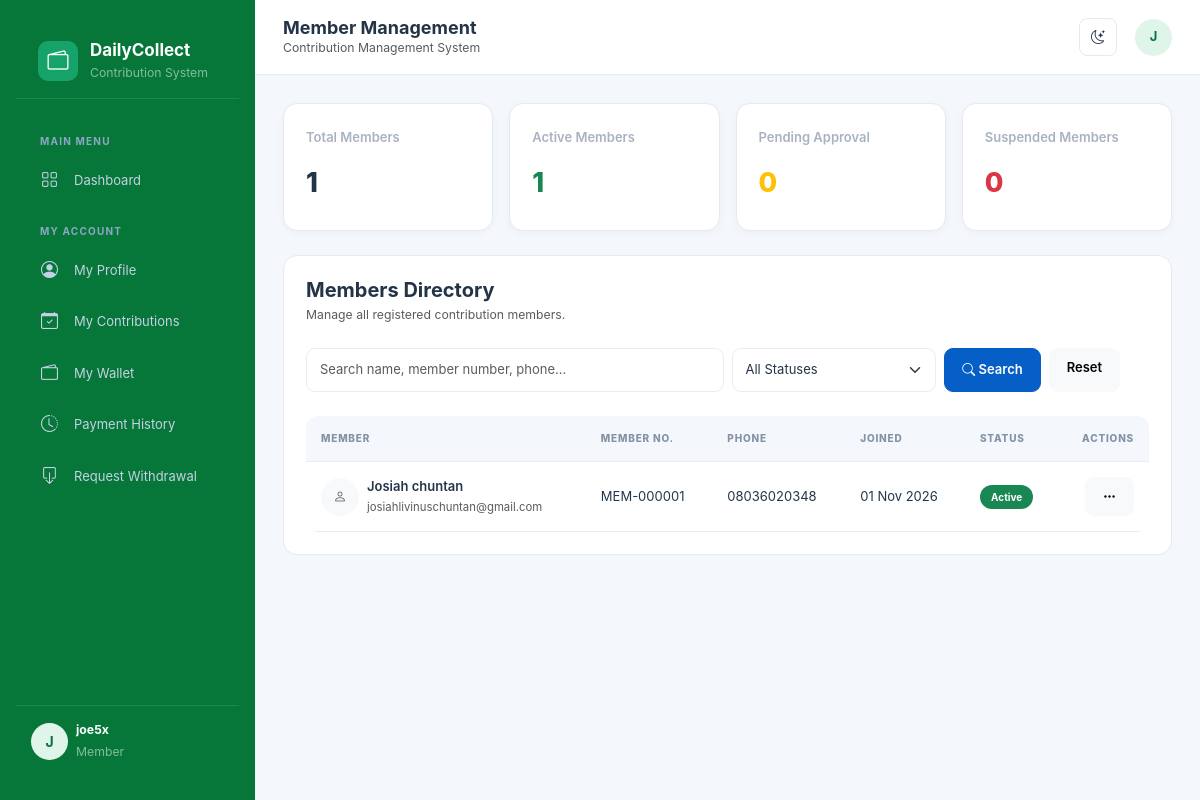
Page /members/ (signed in) on the committed database.
### accounts/models.py (models this page shows, shortened)
class User(AbstractUser):
    class Role(models.TextChoices):
        ADMIN = 'ADMIN', 'Administrator'
        MANAGER = 'MANAGER', 'Manager'
        SUPERVISOR = 'SUPERVISOR', 'Supervisor'
        AGENT = 'AGENT', 'Collection Agent'
        ACCOUNTANT = 'ACCOUNTANT', 'Accountant'
        MEMBER = 'MEMBER', 'Member'
    email = models.EmailField(unique=True)
    phone = models.CharField(max_length=20, blank=True)
    role = models.CharField(
        max_length=20,
        choices=Role.choices,
        default=Role.MEMBER
    )
    is_active = models.BooleanField(default=True)
    created_at = models.DateTimeField(auto_now_add=True)
    updated_at = models.DateTimeField(auto_now=True)

### members/models.py (models this page shows, shortened)
class Member(models.Model):
    class Gender(models.TextChoices):
        MALE = 'MALE', 'Male'
        FEMALE = 'FEMALE', 'Female'
    class Status(models.TextChoices):
        PENDING = 'PENDING', 'Pending Approval'
        ACTIVE = 'ACTIVE', 'Active'
        SUSPENDED = 'SUSPENDED', 'Suspended'
        INACTIVE = 'INACTIVE', 'Inactive'
    member_no = models.CharField(
        max_length=20,
        unique=True,
        blank=True
    )
    first_name = models.CharField(max_length=100)
    last_name = models.CharField(max_length=100)
    other_names = models.CharField(max_length=100, blank=True)
    gender = models.CharField(
        max_length=10,
        choices=Gender.choices,
        blank=True
    )
    date_of_birth = models.DateField(null=True, blank=True)
    phone = models.CharField(max_length=20)
    email = models.EmailField(blank=True)
    address = models.TextField(blank=True)
    photo = models.ImageField(
        upload_to='members/',
        blank=True,
        null=True
    )
    next_of_kin = models.CharField(max_length=150, blank=True)
    next_of_kin_phone = models.CharField(max_length=20, blank=True)
    user = models.OneToOneField(
        settings.AUTH_USER_MODEL,
        on_delete=models.SET_NULL,
        null=True,
        blank=True,
        related_name='member_profile'
    )
    status = models.CharField(
        max_length=15,
        choices=Status.choices,
        default=Status.PENDING
    )
    joined_at = models.DateField(auto_now_add=True)
    created_by = models.ForeignKey(
        settings.AUTH_USER_MODEL,
        on_delete=models.SET_NULL,
        null=True,
        blank=True,
        related_name='registered_members'
    )
    created_at = models.DateTimeField(auto_now_add=True)
    updated_at = models.DateTimeField(auto_now=True)
    @property
    def full_name(self):
        return ' '.join(
            part for part in [
                self.first_name,
                self.other_names,
                self.last_name
            ] if part
        )
    class Meta:
        ordering = ['-created_at']
        verbose_name = 'Member'
        verbose_name_plural = 'Members'

### members/views.py (the view, shortened to what this page needs)
# urls.py: path('', views.member_list, name='member_list'),
@login_required
@role_required(User.Role.ADMIN, User.Role.MANAGER, User.Role.SUPERVISOR)
def member_list(request):
    members = Member.objects.all().order_by('-created_at')
    search = request.GET.get('q', '').strip()
    status = request.GET.get('status', '')
    if status:
        members = members.filter(status=status)
    total_members = Member.objects.count()
    active_members = Member.objects.filter(
        status=Member.Status.ACTIVE
    ).count()
    pending_members = Member.objects.filter(
        status=Member.Status.PENDING
    ).count()
    suspended_members = Member.objects.filter(
        status=Member.Status.SUSPENDED
    ).count()
    paginator = Paginator(members, 15)
    page_number = request.GET.get('page')
    page_obj = paginator.get_page(page_number)
    context = {
        'page_obj': page_obj,
        'search': search,
        'selected_status': status,
        'status_choices': Member.Status.choices,
        'total_members': total_members,
        'active_members': active_members,
        'pending_members': pending_members,
        'suspended_members': suspended_members,
    }
    return render(request, 'members/member_list.html', context)

### templates/members/member_list.html (shortened to what this page needs)
{% extends 'base.html' %}
{% block page_title %}Member Management{% endblock %}
{% block content %}
<div class="row g-3 mb-4">
    <div class="col-xl-3 col-md-6">
        <div class="stat-card">
            <span class="stat-label">Total Members</span>
            <div class="stat-value">{{ total_members }}</div>
        </div>
    </div>
    <div class="col-xl-3 col-md-6">
        <div class="stat-card">
            <span class="stat-label">Active Members</span>
            <div class="stat-value text-success">{{ active_members }}</div>
        </div>
    </div>
    <div class="col-xl-3 col-md-6">
        <div class="stat-card">
            <span class="stat-label">Pending Approval</span>
            <div class="stat-value text-warning">{{ pending_members }}</div>
        </div>
    </div>
    <div class="col-xl-3 col-md-6">
        <div class="stat-card">
            <span class="stat-label">Suspended Members</span>
            <div class="stat-value text-danger">{{ suspended_members }}</div>
        </div>
    </div>
</div>
<div class="dashboard-panel">
    <div class="d-flex flex-wrap justify-content-between align-items-center gap-3 mb-4">
        <div>
            <h5 class="fw-bold mb-1">Members Directory</h5>
            <p class="text-muted small mb-0">
                Manage all registered contribution members.
            </p>
        </div>
    </div>
    <form method="GET" class="row g-2 mb-4">
        <div class="col-lg-6">
            <input type="text"
                   name="q"
                   class="form-control"
                   placeholder="Search name, member number, phone..."
                   value="{{ search }}">
        </div>
        <div class="col-lg-3">
            <select name="status" class="form-select">
                <option value="">All Statuses</option>
            </select>
        </div>
        <div class="col-lg-3 d-flex gap-2">
            <button type="submit" class="btn btn-primary">
                <i class="bi bi-search"></i> Search
            </button>
            <a href="{% url 'members:member_list' %}"
               class="btn btn-light">
                Reset
            </a>
        </div>
    </form>
    <div class="table-responsive">
        <table class="table align-middle">
            <thead>
                <tr>
                    <th>Member</th>
                    <th>Member No.</th>
                    <th>Phone</th>
                    <th>Joined</th>
                    <th>Status</th>
                    <th class="text-end">Actions</th>
                </tr>
            </thead>
            <tbody>
                {% for member in page_obj %}
                <tr>
                    <td>
                        <div class="d-flex align-items-center gap-2">
                            {% if member.photo %}
                                <img src="{{ member.photo.url }}"
                                     width="38"
                                     height="38"
                                     class="rounded-circle"
                                     style="object-fit:cover;">
                            {% else %}
                                <div class="rounded-circle bg-light d-flex align-items-center justify-content-center"
                                     style="width:38px;height:38px;">
                                    <i class="bi bi-person text-muted"></i>
                                </div>
                            {% endif %}
                            <div>
                                <div class="fw-semibold">
                                    {{ member.full_name }}
                                </div>
                                <small class="text-muted">
                                    {{ member.email|default:"No email" }}
                                </small>
                            </div>
                        </div>
                    </td>
                    <td>{{ member.member_no }}</td>
                    <td>{{ member.phone }}</td>
                    <td>{{ member.joined_at|date:"d M Y" }}</td>
                    <td>
                        {% if member.status == 'ACTIVE' %}
                            <span class="badge bg-success">Active</span>
                        {% elif member.status == 'PENDING' %}
                            <span class="badge bg-warning text-dark">Pending</span>
                        {% elif member.status == 'SUSPENDED' %}
                            <span class="badge bg-danger">Suspended</span>
                        {% else %}
                            <span class="badge bg-secondary">
                                {{ member.get_status_display }}
                            </span>
                        {% endif %}
                    </td>
                    <td class="text-end">
                        <div class="dropdown">
                            <button class="btn btn-sm btn-light"
                                    data-bs-toggle="dropdown">
                                <i class="bi bi-three-dots"></i>
                            </button>
                        </div>
                    </td>
                </tr>
                {% endfor %}
            </tbody>
        </table>
    </div>
</div>
{% endblock %}

### templates/base.html (shortened to what this page needs)
{% load static %}
<!DOCTYPE html>
<html lang="en" data-bs-theme="light">
<head>
    <link href="https://cdn.jsdelivr.net/npm/bootstrap@5.3.3/dist/css/bootstrap.min.css" rel="stylesheet">
    <link href="https://cdn.jsdelivr.net/npm/bootstrap-icons@1.11.3/font/bootstrap-icons.css" rel="stylesheet">
    <link rel="stylesheet"
      href="{% static 'css/style.css' %}">
</head>
<body>
{% if request.user.is_authenticated %}
<aside class="sidebar" id="sidebar">
    <div class="brand">
        <div class="brand-icon">
            <i class="bi bi-wallet2 text-white"></i>
        </div>
        <div>
            <h5 class="brand-name">DailyCollect</h5>
            <small class="text-white-50">Contribution System</small>
        </div>
    </div>
<div class="sidebar-menu">
    <div class="menu-label">Main Menu</div>
    <a href="{% url 'dashboard' %}" class="sidebar-link">
        <i class="bi bi-grid"></i> Dashboard
    </a>
    {% if request.user.role == 'ADMIN' %}
        <div class="menu-label">Administration</div>
        <a href="{% url 'agents:agent_create' %}" class="sidebar-link">
            <i class="bi bi-person-plus"></i> Register Agent
        </a>
        <a href="{% url 'accounts:user_list' %}" class="sidebar-link">
            <i class="bi bi-people"></i> User Management
        </a>
        <a href="{% url 'agents:agent_list' %}" class="sidebar-link">
            <i class="bi bi-people"></i> Agent Management
        </a>
        <a href="{% url 'members:member_list' %}" class="sidebar-link">
            <i class="bi bi-person-vcard"></i> Members
        </a>
        <a href="#" class="sidebar-link">
            <i class="bi bi-person-badge"></i> Collection Agents
        </a>
        <div class="menu-label">Contribution Management</div>
        <a href="{% url 'contributions:plan_list' %}" class="sidebar-link">
            <i class="bi bi-calendar-check"></i> Contribution Plans
        </a>
        <a href="{% url 'contributions:enrollment_list' %}"
            class="sidebar-link">
            <i class="bi bi-person-check"></i>Member Enrolments
        </a>
        <a href="{% url 'collections:collection_list' %}" class="sidebar-link">
            <i class="bi bi-cash-stack"></i> Daily Collections
        </a>
        <a href="#" class="sidebar-link">
            <i class="bi bi-wallet"></i> Member Wallets
        </a>
        <a href="#" class="sidebar-link">
            <i class="bi bi-box-arrow-down"></i> Withdrawals
        </a>
        <a href="{% url 'wallets:wallet_list' %}" class="nav-link">
            <i class="bi bi-wallet2"></i>Wallet Management
        </a>
        <div class="menu-label">Finance & Reports</div>
        <a href="#" class="sidebar-link">
            <i class="bi bi-arrow-left-right"></i> Transactions
        </a>
        <a href="#" class="sidebar-link">
            <i class="bi bi-receipt"></i> Expenses
        </a>
        <a href="#" class="sidebar-link">
            <i class="bi bi-graph-up-arrow"></i> Reports
        </a>
        <div class="menu-label">System</div>
        <a href="{% url 'accounts:change_password' %}" class="sidebar-link">
            <i class="bi bi-shield-lock"></i> Change Password
        </a>
    {% elif request.user.role == 'MEMBER' %}
        <div class="menu-label">My Account</div>
        <a href="{% url 'accounts:profile' %}" class="sidebar-link">
            <i class="bi bi-person-circle"></i> My Profile
        </a>
        <a href="#" class="sidebar-link">
            <i class="bi bi-calendar-check"></i> My Contributions
        </a>
        <a href="#" class="sidebar-link">
            <i class="bi bi-wallet2"></i> My Wallet
        </a>
        <a href="#" class="sidebar-link">
            <i class="bi bi-clock-history"></i> Payment History
        </a>
        <a href="#" class="sidebar-link">
            <i class="bi bi-box-arrow-down"></i> Request Withdrawal
        </a>
    {% endif %}
</div>
    <div class="sidebar-footer">
        <div class="d-flex align-items-center gap-2">
            <div class="user-avatar">
                {{ request.user.username|first|upper }}
            </div>
            <div class="flex-grow-1 overflow-hidden">
                <div class="text-white small fw-bold text-truncate">
                    {{ request.user.get_full_name|default:request.user.username }}
                </div>
                <small class="text-white-50">
                    {{ request.user.get_role_display }}
                </small>
            </div>
        </div>
    </div>
</aside>
<div class="main-wrapper">
    <header class="topbar">
        <div class="d-flex align-items-center gap-3">
            <div>
                <h5 class="topbar-title">
                    {% block page_title %}Dashboard{% endblock %}
                </h5>
                <small class="text-muted d-none d-sm-block">
                    Contribution Management System
                </small>
            </div>
        </div>
        <div class="topbar-actions">
            <button class="icon-btn" id="themeToggle"
                    title="Toggle theme">
                <i class="bi bi-moon-stars" id="themeIcon"></i>
            </button>
            <div class="dropdown">
                <button class="btn p-0 border-0"
                        data-bs-toggle="dropdown">
                    <div class="user-avatar">
                        {{ request.user.username|first|upper }}
                    </div>
                </button>
            </div>
        </div>
    </header>
    <main class="page-content">
        {% block content %}
        {% endblock %}
    </main>
</div>
{% else %}
    {% block auth_content %}{% endblock %}
{% endif %}
</body>
</html>

### rows in the picture
User: user.username|first "J", user.get_full_name "joe5x", user.role "Member"
Member: full_name "Josiah chuntan", email "josiahlivinuschuntan@gmail.com", member_no "MEM-000001", phone "08036020348", joined_at "01 Nov 2026", status "Active"

### other values in the picture
{{ total_members }} "1"
{{ active_members }} "1"
{{ pending_members }} "0"
{{ suspended_members }} "0"
